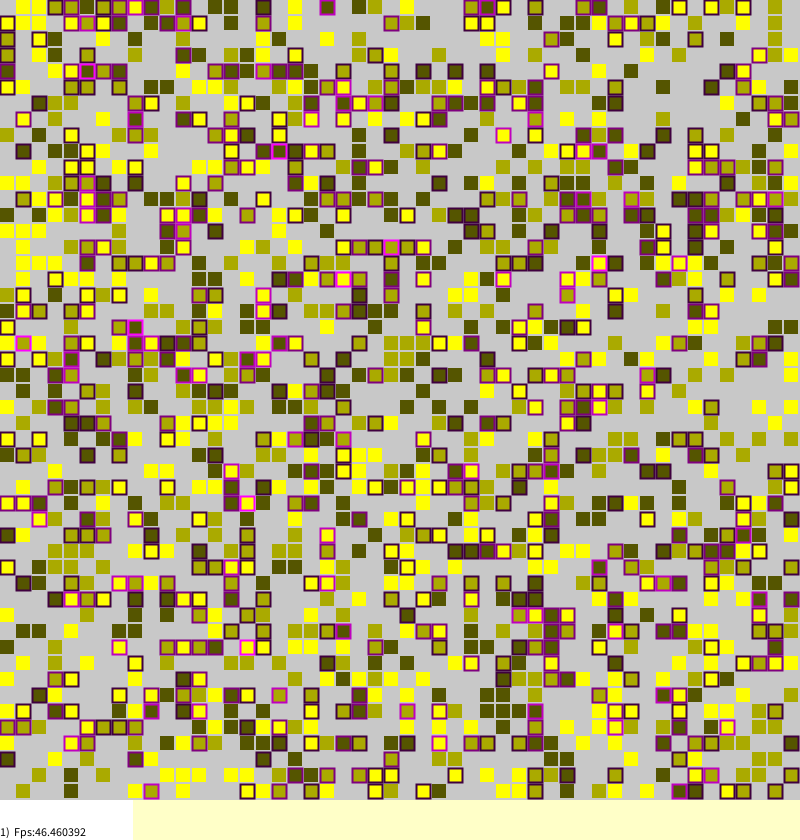
Frame 1 (no input)
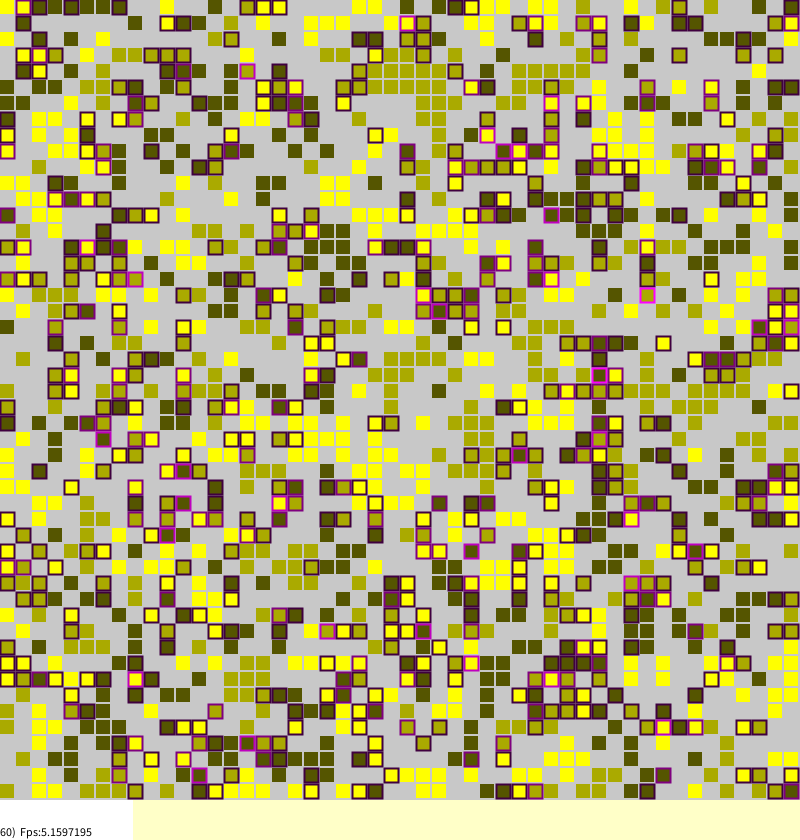
Frame 60 (the mouse pressed at the canvas centre just before this capture)
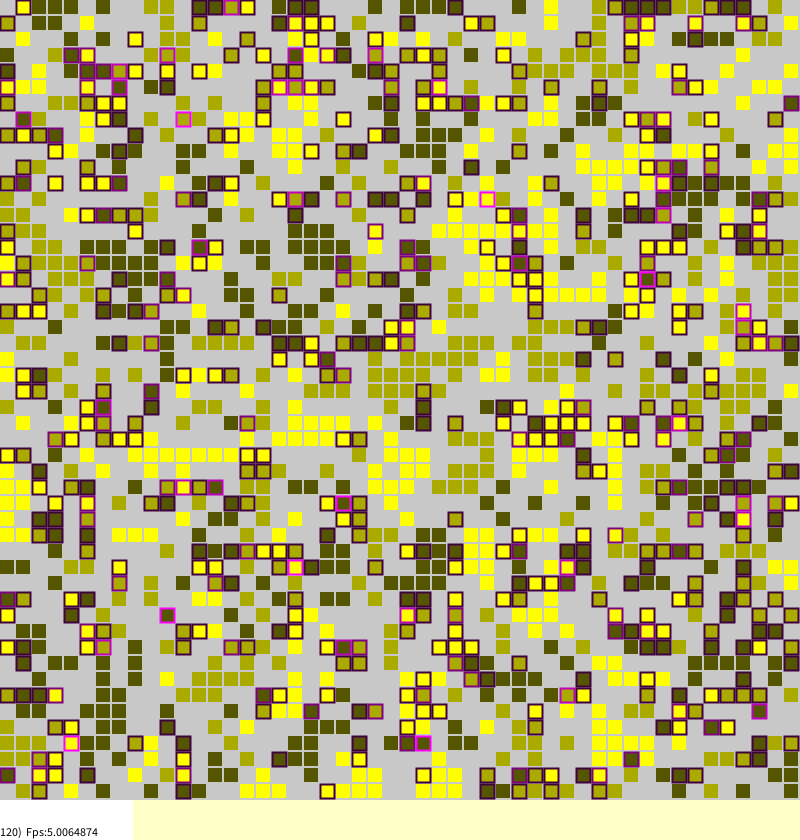
Frame 120 (the mouse held since frame 60 and released just before this capture)

The Processing sketch that drew these frames (run headless with seeded random() and noise(); from frame 60 on, the mouse is pressed at the canvas centre):

// Processing sketch: Sakoda0_0
// ── Sakoda0_0.pde
/// Sakoda inspired asynchronous AGENT BASE MODEL 
/// utilized 2D discrete geometry (but prepared also for 1D)
//*//////////////////////////////////////////////////////////

// Model parameters
int side=50; //side of main table
String modelName="Sakoda0ABM";
float density=0.55;

// Parameters of visualisation etc.
int cwidth=16; //size of cell
int STATUSHEIGH=40; //Height of the status bar
int STEPSperVIS=1; //How often to visualize the simulation world?
int FRAMEFREQ=5; //Expected speed of the animation

World TheWorld=new World(side); //Create a simulation world
//Which still needs to be initialized in the setup()

void setup()
{
  // Graphics initialization
  size(800, 840); //Variables cannot be used here unfortunately :-(
  background(255, 255, 200); //They can already be used here, but what for?
  strokeWeight(2);
  frameRate(FRAMEFREQ); //It will come in handy here...

  // Does the window size match the program's expectations?
  println("REQUIRED SIZE OF PAINTING AREA IS ", 
    (cwidth*side)+"x"+(cwidth*side+STATUSHEIGH));
  println("CURRENT SIZE OF PAINTING AREA IS ", 
    width+"x"+height);
  cwidth=(height-STATUSHEIGH)/side; //Adjusting the size of the agents. 
  //At most, the entire window will not be filled.

  // Finally, we deal with the MODEL itself
  TheWorld.initializeModel(); //Initialisation of the World
  visualizeModel(TheWorld); //The first visualization
}

void draw()
{
  TheWorld.modelStep(); //The next simulation step

  // Visualization doesn't have to be at every step  
  if (TheWorld.StepCounter % STEPSperVIS == 0 )
    visualizeModel(TheWorld);

  // Drawing the status bar is not that expensive, so every step.
  statusLine();
}

void statusLine()
{
  fill(255);
  noStroke();
  // Cleaning is the most expensive, so let's cut it down!
  rect(0, side*cwidth, width/6, STATUSHEIGH);
  fill(0);
  textAlign(LEFT, TOP);
  textAlign(LEFT, BOTTOM);
  // Not much to write yet
  text(TheWorld.StepCounter+")  Fps:"+frameRate, 0, side*cwidth+STATUSHEIGH-2);
}

// Expected interface for a world class
interface simulation_world // For documentation only
{
  void   initializeModel(); // to be implemented. 
  void   changeState(); // to be implemented. 
  void   makeStatistics(); // to be implemented. 
  void   modelFullStep(); // to be implemented. 
  float  getTimeStep(); // to be implemented. 
};

//*/////////////////////////////////////////////////////////////////////////////////////////
//  https://www.researchgate.net/profile/WOJCIECH_BORKOWSKI - ABM SAKODA 0 MAIN 
//  https://github.com/borkowsk/bookProcessingEN
//*/////////////////////////////////////////////////////////////////////////////////////////

// ── Agent.pde
/// Agent is a one of two central class of each ABM model
/// HERE: Agent for simplified Sakoda model
//-////////////////////////////////////////////////////////////////////////////

int Number_of_identities=3; // How many mutually exclusive identities are there?

class Agent
{
  float identity; // [1..Number_of_identities]
  float stress; //Stress in the current position [0..1]

  // Constructor of the Agent.
  Agent() 
  {      
    identity=int(random(1, Number_of_identities+1)); //Simple way
    stress=0;
  }
};

//-/////////////////////////////////////////////////////////////////////////////////////////
// AGENT OF (simplified) SAKODA MODEL
/// @author https://www.researchgate.net/profile/WOJCIECH_BORKOWSKI @src: ABM EXAMPLE 
/// @date 2026-10-29 ( → https://github.com/borkowsk/bookProcessingEN)
//-/////////////////////////////////////////////////////////////////////////////////////////
 

// ── AssemblingOfWorld.pde
/// World is a one of two central class of each ABM model
//*/////////////////////////////////////////////////////////////

class World //implements simulation_world interface later...
{
  int StepCounter=0; //If we had more worlds, each one must have their own timer!

  //type v.name [][]<- marks of 2D array   
  Agent[][] agents; //Two-dimensional array of agents
  //But it could be one-dimensional,
  //Or even hexagonal!

  World(int side) //Constructor of the World
  {
    agents=new Agent[side][side]; //We guarantee the creation 
    //of an array. Empty for now!
  }

  void initializeModel() //Method 1
  {
    for (int a=0; a<agents.length; a++) //for every row
      for (int b=0; b<agents[a].length; b++) //for every column
        if (random(1.0)<density) // Only some of the cells are occupied
        {
          Agent curr=new Agent(); // We construct the agent
          agents[a][b]=curr; // ... and put it in the array
        }
  }

  void changeState() //Method 2
  {
    int MCN=agents.length*agents[0].length; //number of M C draws
    for (int i=0; i<MCN; i++)
    {
      int a=(int)random(0, agents.length); //row
      int b=(int)random(0, agents[a].length); //column

      if ( agents[a][b] != null )
      {
        //Check the stress on the agent
        int strangers=0; //Number of foreign neighbors in von Neumann's neigh.

        if ( 0 <= a-1 //when not reaching beyond the array
          && agents[a-1][b]!=null //...and there is an agent in the cell
          && agents[a-1][b].identity!=agents[a][b].identity) //...and is different
          strangers++; //Remember the behavior of the operator &&!

        if (a+1 < agents.length 
          && agents[a+1][b]!=null 
          && agents[a+1][b].identity!=agents[a][b].identity)
          strangers++;  

        if (0 <= b-1 
          && agents[a][b-1]!=null 
          && agents[a][b-1].identity!=agents[a][b].identity)
          strangers++;

        if (b+1 < agents.length 
          && agents[a][b+1]!=null 
          && agents[a][b+1].identity!=agents[a][b].identity)
          strangers++;  

        agents[a][b].stress=strangers/4.0; //von Neumann neigh.  

        //Attempting to migrate when the agent is under stress
        if ( agents[a][b].stress > 0  //Schelling model
          && random(1.0)<agents[a][b].stress //"Not always" modification
          )
        {
          int tara=(int)random(0, agents.length);
          int tarb=(int)random(0, agents[a].length);

          if (agents[tara][tarb]==null) //There is an empty place
          {
            agents[tara][tarb]=agents[a][b]; //Moving to a new apartment
            agents[a][b]=null; //Check out from the old place
          }
        }
      }
    }
  }

  void makeStatistics()
  {
    //... later on
  }

  void modelStep() //Method 3 using method 2 
  {
    //this.
    changeState(); //'this' is redundant here. For example only.

    //Other every step actions
    makeStatistics(); //here without 'this'

    StepCounter++;
  }
};

//More alaborated functionalities may be defined as stand-alone functions
///////////////////////////////////////////////////////////////////////////

void visualizeModel(World world)
{
  Agent curr; //temporary handle
  for (int a=0; a<world.agents.length; a++)
    for (int b=0; b<world.agents[a].length; b++)
    {
      //Cell background. If there was no agent present here,
      noStroke();
      fill(200); //the only background will remain
      rect(b*cwidth, a*cwidth, cwidth, cwidth); //Remember, 'a' is vertical!

      //Drawing the agent only when it is in this array cell
      if ( (curr=world.agents[a][b]) != null ) //null means "empty handle"
      {
        if (curr.stress>0) // Stress as the outline color
          stroke(curr.stress*255, 0, curr.stress*255);
        else
          noStroke();

        // Filling The Circle Depends On 'Identity'   
        float forFill=(curr.identity*255.0)/Number_of_identities;
        fill(forFill, forFill, 0);
        rect(b*cwidth, a*cwidth, cwidth-2, cwidth-2); //strokeWeight == 2 !
      }
    }
}

///////////////////////////////////////////////////////////////////////////////////////////////
//  https://www.researchgate.net/profile/WOJCIECH_BORKOWSKI - ABM: WORLD OF SAKODA
//  https://github.com/borkowsk/bookProcessingEN
///////////////////////////////////////////////////////////////////////////////////////////////
